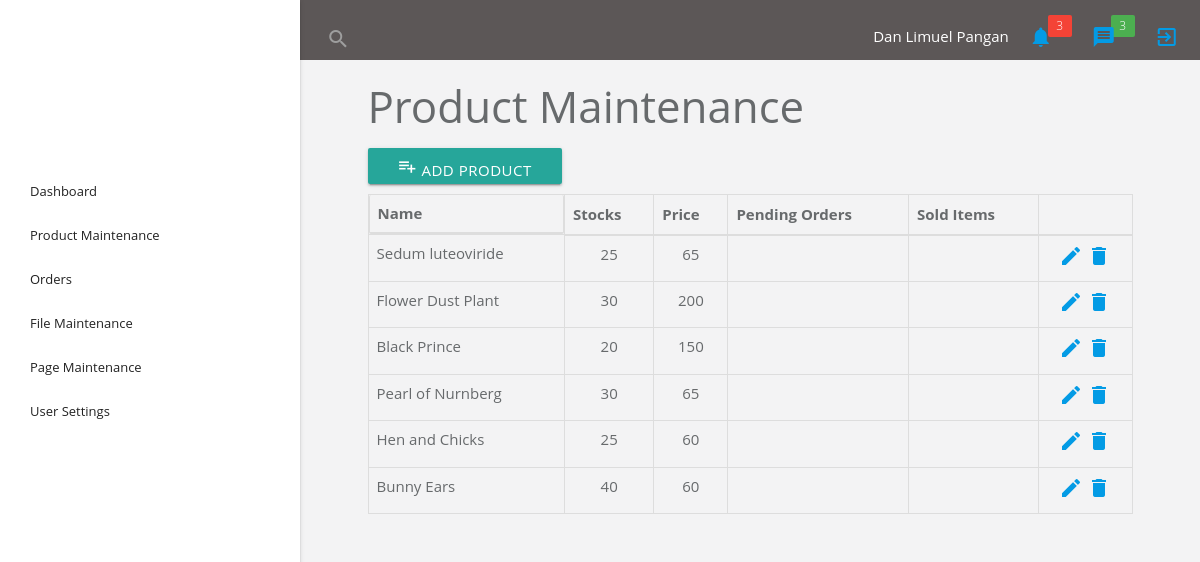
Page /admin/index.php?page=product-maintenance (signed in) on the committed database.
### tables this page shows
CREATE TABLE `users` (
  `iId` int(11) NOT NULL,
  `vUsername` varchar(20) NOT NULL,
  `vPassword` varchar(64) NOT NULL,
  `vSalt` varchar(32) NOT NULL,
  `vName` varchar(50) NOT NULL,
  `dtJoined` datetime NOT NULL,
  `iGroup` int(11) NOT NULL,
  `iLogged` int(1) NOT NULL DEFAULT '0'
);

CREATE TABLE `products` (
  `iProductId` int(5) NOT NULL,
  `vProductName` varchar(50) NOT NULL,
  `vProductScientificName` varchar(50) NOT NULL,
  `tProductDescription` text NOT NULL,
  `iFamilyId` int(3) NOT NULL,
  `iSubfamilyId` int(3) NOT NULL,
  `iTribeId` int(3) NOT NULL,
  `iSubTribeId` int(3) NOT NULL,
  `iGenusId` int(3) NOT NULL,
  `tProductImage1` text NOT NULL,
  `tProductImage2` text NOT NULL,
  `tProductImage3` text NOT NULL,
  `dPrice` decimal(10,0) NOT NULL,
  `iProductQuantity` int(3) NOT NULL,
  `dtUpdated` datetime NOT NULL,
  `iUpdatedById` int(2) NOT NULL
);

### admin/classes/Config.php (called while the page is built)
<?php
class Config {
	public static function get($path = null) {
		if($path) {
			$config = $GLOBALS['config'];
			$path = explode('/', $path);
			foreach($path as $bit) {
				if(isset($config[$bit])) {
					$config = $config[$bit];
				}
			}
			return $config;
		}
		return false;
	}
}

### admin/classes/DB.php (called while the page is built, shortened)
<?php
class DB {
	private static $_instance = null;
	private $_pdo,
		    $_query,
		    $_error = false,
		    $_results,
		    $_count = 0;
	private function __construct() {
		try {
			$this->_pdo = new PDO('mysql:host=' . Config::get('mysql/host') . ';dbname='. Config::get('mysql/db'), Config::get('mysql/username'), Config::get('mysql/password'));
		} catch(PDOException $e) {
			die($e->getMessage());
		}
	}
	public static function getInstance() {
		if(!isset(self::$_instance)) {
			self::$_instance = new DB();
		}
		return self::$_instance;
	}
	public function query($sql, $params = array()) {
		if(!is_null($params)) {
			if($this->_query = $this->_pdo->prepare($sql)) {
				$x = 1;
				if(count($params)) {
					foreach($params as $param) {
						$this->_query->bindValue($x, $param);
						$x++;
					}
					if($this->_query->execute()) {
						$this->_results = $this->_query->fetchAll(PDO::FETCH_OBJ);
						$this->_count = $this->_query->rowCount();
					} else {
						$this->_error = true;
					}
				}
			}
		} else {
			if($this->_query = $this->_pdo->prepare($sql)) {
				if($this->_query->execute()) {
						$this->_results = $this->_query->fetchAll(PDO::FETCH_OBJ);
					$this->_count = $this->_query->rowCount();
				} else {
					$this->_error = true;
				}
			}
		}
		return $this;
	}
	private function action($action, $table, $where = array(), $join = array()) {
		$joinCount = count($join);
		$joinString = "";
		if(count($where) === 3) {
			$operators = array('=', '<', '>', '<=', '>=', '!=');
			$field 		= $where[0];
			$operator 	= $where[1];
			$value 		= $where[2];
			if(in_array($operator, $operators)) {
				$sql = "{$action} FROM {$table} {$joinString} WHERE {$field} {$operator} ?";
				if(!$this->query($sql, array($value))->error()) {
					return $this;
				}
			}
		} else {
			$sql = "{$action} FROM {$table}";
			if(!$this->query($sql, null)->error()) {
				return $this;
			}
		}
		return false;
	}
	public function get($table, $where, $join) {
		return $this->action('SELECT *', $table, $where, $join);
	}
	public function results() {
		return $this->_results;
	}
	public function first($index = 0) {
		return $this->results()[$index];
	}
	public function error() {
		return $this->_error = true;
	}
	public function count() {
		return $this->_count;
	}
}

### admin/classes/User.php (called while the page is built, shortened)
<?php
class User {
	private $_db,
			$_data,
			$_sessionName,
			$_cookieName,
			$_isLoggedIn;
	public function __construct($user = null) {
		$this->_db = DB::getInstance();
		$this->_sessionName = Config::get('session/session_name');
		if(!$user) {
			if(Session::exists($this->_sessionName)) {
				$user = Session::get($this->_sessionName);
				if($this->find($user)) {
					$this->_isLoggedIn = true;
				} else {
				}
			}
		} else {
			$this->find($user);
		}
	}
	public function find($user = null) {
		if($user) {
			$field = (is_numeric($user)) ? 'iId' : 'vUsername';
			$data = $this->_db;
			$data->get('users', array($field, '=', $user), null);
			if($data->count()) {
				$this->_data = $data->first();
				return true;
			}
		}
		return false;
	}
	public function data() {
		return $this->_data;
	}
}

### admin/classes/Session.php (called while the page is built, shortened)
<?php
class Session {
	public static function exists($name) {
		return (isset($_SESSION[$name])) ? true : false;
	}
	public static function get($name) {
		return $_SESSION[$name];
	}
}

### admin/functions/sanitize.php (called while the page is built)
<?php
function escape($string) {
	return htmlentities($string, ENT_QUOTES, 'utf-8');
}

### admin/classes/Products.php (called while the page is built, shortened)
<?php
class Products {
	private $_db,
			$_data;
	public function __construct($productId = null) {
		$this->_db = DB::getInstance();
		$this->search();
	}
	public function search($productId = null) {
		if($productId) {
			$data = $this->_db;
			$data->get('products', array('iProductId', '=', $productId), array(
				'family',
				'iFamilyId',
				'subfamily',
				'iSubfamilyId',
				'tribe',
				'iTribeId',
				'subtribe',
				'iSubtribeId',
				'genus',
				'iGenusId'
			));
		} else {
			$data = $this->_db;
			$data->get('products', null, array(
				'family',
				'iFamilyId',
				'subfamily',
				'iSubfamilyId',
				'tribe',
				'iTribeId',
				'subtribe',
				'iSubtribeId',
				'genus',
				'iGenusId'
			));
		}
		if($data->count()) {
			$this->_data = $data->results();
			return true;
		}
	}
	public function data($product = array()) {
		return $this->_data;
	}
}

### admin/product-maintenance.php (the view)
<?php
  $products = new Products();
?>
<div class="container">
  <h3>Product Maintenance</h3>
  <div class="row">
    <div class="col s12">
      <button class="btn" type="button" onclick="window.location='?page=add-product'">
        <i class="material-icons">playlist_add</i>
        Add Product
      </button>
      <br>
      <table class="table table-bordered table-hover footable" style="margin-top: 10px;">
        <thead>
          <tr>
            <th class="col s12">Name</th>
            <th class="center" data-breakpoints="xs sm">Stocks</th>
            <th class="center" data-breakpoints="xs sm">Price</th>
            <th class="center" data-breakpoints="xs sm">Pending Orders</th>
            <th class="center" data-breakpoints="xs sm">Sold Items</th>
            <th></th>
          </tr>
        </thead>
        <tbody>
<?php
  foreach ($products->data() as $product) {
?>
          <tr>
            <td><?php echo $product->vProductName; ?></td>
            <td class="center"><?php echo $product->iProductQuantity; ?></td>
            <td class="center"><?php echo $product->dPrice; ?></td>
            <td></td>
            <td></td>
            <td class="center">
              <a class="" href="" title="Edit"><i class="material-icons">edit</i></a>
              <a class="" href="" title="Delete"><i class="material-icons">delete</i></a>
            </td>
          </tr>
<?php
  }
?>
        </tbody>
      </table>
    </div>
  </div>
</div>

### admin/header.php (shortened to what this page needs)
<header>
  <div class="fixed-announcement row">
    <div class="announcement">
      <div class="nav-wrapper col s0 m0 l5 left">
        <form>
          <div class="input-field hide-on-med-and-down">
            <input id="search" type="search" required>
            <label class="label-icon" for="search"><i class="material-icons">search</i></label>
            <i class="material-icons" id="close-search">close</i>
          </div>
        </form>
      </div>
      <div class="nav-wrapper col s12 m12 l7 right">
          <ul class="right">
            <li id="welcome" class="hide-on-small-and-down">
              <?php echo escape($user->data()->vName); ?></li>
            <li class="fixed-width">
              <a href="#">
                <span>
                  <i class="material-icons">notifications</i><span class="new badge red">3</span>
                </span>
              </a>
            </li>
            <li class="fixed-width">
              <a href="#">
                <span>
                  <i class="material-icons">message</i><span class="new badge green">3</span>
                </span>
              </a>
            </li>
            <li>
              <a href="logout.php" id="logout">
                <span>
                  <i class="material-icons">exit_to_app</i>
                </span>
              </a>
            </li>
          </ul>
        </div>
    </div>
  </div>
  <ul id="nav-mobile" class="side-nav fixed" style="transform: translateX(0%);">
    <li class="logo"><a id="logo-container" href="/" class="brand-logo"></a></li>
    <li class="bold"><a href="?page=dashboard" class="waves-effect waves-teal">Dashboard</a></li>
    <li class="bold"><a href="?page=product-maintenance" class="waves-effect waves-teal">Product Maintenance</a></li>
    <li class="no-padding">
      <ul class="collapsible collapsible-accordion">
        <li class="bold"><a class="collapsible-header waves-effect waves-teal">Orders</a>
        </li>
        <li class="bold"><a class="collapsible-header waves-effect waves-teal">File Maintenance</a>
        </li>
        <li class="bold"><a class="collapsible-header waves-effect waves-teal">Page Maintenance</a>
        </li>
        <li class="bold"><a href="?page=user-settings" class="waves-effect waves-teal">User Settings</a></li>
      </ul>
    </li>
  </ul>
</header>

### admin/css/footable.standalone.css (style rules this page uses)
.footable.table, .footable.table *, .footable-details.table, .footable-details.table * { -webkit-box-sizing: border-box; -moz-box-sizing: border-box; box-sizing: border-box; }
.footable.table th, .footable-details.table th { text-align: left; }
.footable.table, .footable-details.table { width: 100%; max-width: 100%; margin-bottom: 20px; }
.footable.table > caption + thead > tr:first-child > th, .footable.table > colgroup + thead > tr:first-child > th, .footable.table > thead:first-child > tr:first-child > th, .footable.table > caption + thead > tr:first-child > td, .footable.table > colgroup + thead > tr:first-child > td, .footable.table > thead:first-child > tr:first-child > td, .footable-details.table > caption + thead > tr:first-child > th, .footable-details.table > colgroup + thead > tr:first-child > th, .footable-details.table > thead:first-child > tr:first-child > th, .footable-details.table > caption + thead > tr:first-child > td, .footable-details.table > colgroup + thead > tr:first-child > td, .footable-details.table > thead:first-child > tr:first-child > td { border-top: 0; }
.footable.table > thead > tr > th, .footable.table > tbody > tr > th, .footable.table > tfoot > tr > th, .footable.table > thead > tr > td, .footable.table > tbody > tr > td, .footable.table > tfoot > tr > td, .footable-details.table > thead > tr > th, .footable-details.table > tbody > tr > th, .footable-details.table > tfoot > tr > th, .footable-details.table > thead > tr > td, .footable-details.table > tbody > tr > td, .footable-details.table > tfoot > tr > td { padding: 8px; line-height: 1.42857143; vertical-align: top; border-top: 1px solid #ddd; }
.footable.table > thead > tr > th, .footable.table > thead > tr > td, .footable-details.table > thead > tr > th, .footable-details.table > thead > tr > td { vertical-align: bottom; border-bottom: 2px solid #ddd; }
.footable.table-bordered, .footable-details.table-bordered { border: 1px solid #ddd; }
.footable.table-bordered > thead > tr > th, .footable.table-bordered > tbody > tr > th, .footable.table-bordered > tfoot > tr > th, .footable.table-bordered > thead > tr > td, .footable.table-bordered > tbody > tr > td, .footable.table-bordered > tfoot > tr > td, .footable-details.table-bordered > thead > tr > th, .footable-details.table-bordered > tbody > tr > th, .footable-details.table-bordered > tfoot > tr > th, .footable-details.table-bordered > thead > tr > td, .footable-details.table-bordered > tbody > tr > td, .footable-details.table-bordered > tfoot > tr > td { border: 1px solid #ddd; }
.footable.table-bordered > thead > tr > th, .footable.table-bordered > thead > tr > td, .footable-details.table-bordered > thead > tr > th, .footable-details.table-bordered > thead > tr > td { border-bottom-width: 2px; }
table.footable, table.footable-details { position: relative; width: 100%; border-spacing: 0; border-collapse: collapse; }
table.footable > tbody > tr > td, table.footable > tbody > tr > th { display: none; }

### admin/css/style.css (style rules this page uses)
* { margin: 0; padding: 0; box-sizing: border-box; }
body { font-family: "open sans", "Helvetica Neue", Helvetica, Arial, sans-serif; background-color: #f3f3f4; color: #676a6c; height: 100%; }
.nav-wrapper ul { float: right; }
.nav-wrapper ul li { margin: 0 10px; margin-top: 25px; float: left; }
.nav-wrapper ul li#welcome { color: #fff; }
.nav-wrapper span.badge { min-width: 2em; }
.nav-wrapper span.badge.new { margin-top: -10px; margin-left: -5px; width: 10px; }
.nav-wrapper span.badge.new:after { content: ""; }
.nav-wrapper .input-field { border-bottom: none; }
.nav-wrapper .input-field input[type=search] { width: 85%; height: 30px; background: transparent; color: #fff; }
.input-field input[type=search] ~ #close-search { font-size: 16px; margin-top: 15px; }

### rows in the picture
users: vName "Dan Limuel Pangan"
products: vProductName "Sedum luteoviride", iProductQuantity "25", dPrice "65"
products: vProductName "Flower Dust Plant", iProductQuantity "30", dPrice "200"
products: vProductName "Black Prince", iProductQuantity "20", dPrice "150"
products: vProductName "Pearl of Nurnberg", iProductQuantity "30", dPrice "65"
products: vProductName "Hen and Chicks", iProductQuantity "25", dPrice "60"
products: vProductName "Bunny Ears", iProductQuantity "40", dPrice "60"
